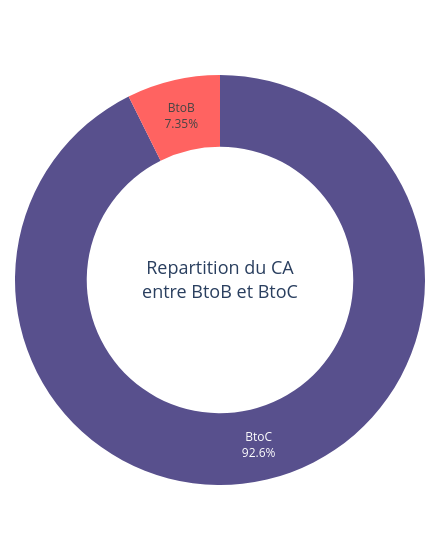

Notebook code cell kept with this figure:
### Code cell
donuts_btob = go.Figure()

donuts_btob.add_trace(go.Pie(
    labels=df_donuts['segment'],
    values=df_donuts['price'],
    hole=0.65,
    hovertemplate="%{value:,.0f} €<extra></extra>",
    marker=dict(colors=['#58508d', '#ff6361']),
    textinfo='label+percent',
    title=dict(text="Repartition du CA<br>entre BtoB et BtoC", font=dict(size=18))
))

donuts_btob.update_layout(
    separators=". ",
    width=440,
    margin=dict(t=15, b=15, l=15, r=15),
    showlegend=False
)

### Figure 1 — Plotly figure (JSON) as saved in the notebook; plotly's stock layout.template omitted (floating-point values rounded to 4 significant figures)
{"data": [{"hole": 0.65, "hovertemplate": "%{value:,.0f} €<extra></extra>", "labels": ["BtoC", "BtoB"], "marker": {"colors": ["#58508d", "#ff6361"]}, "textinfo": "label+percent", "title": {"font": {"size": 18}, "text": "Repartition du CA<br>entre BtoB et BtoC"}, "type": "pie", "values": [11140000.0, 884300.0]}], "layout": {"margin": {"b": 15, "l": 15, "r": 15, "t": 15}, "separators": ". ", "showlegend": false, "width": 440}}
